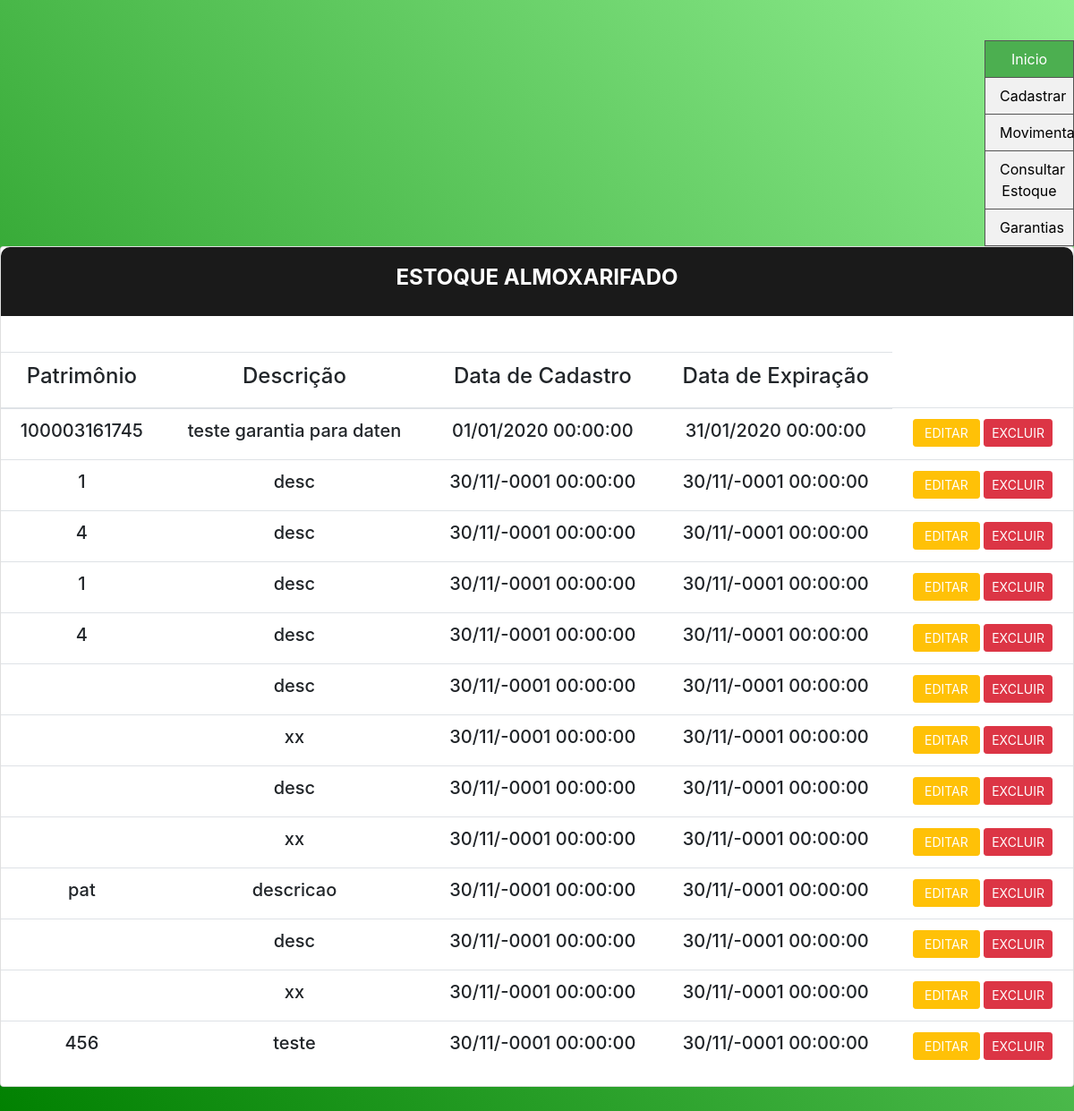
The app's page /CADASTRO_SEDES/VERIFICAR/listar_produtospat.php with its own data.
### tables this page shows
CREATE TABLE `garantia` (
  `id` int(11) DEFAULT NULL,
  `data_ex` datetime DEFAULT NULL,
  `descricao` varchar(255) DEFAULT NULL,
  `data_ini` datetime DEFAULT NULL,
  `pat` varchar(255) DEFAULT NULL
);

### CADASTRO_SEDES/VERIFICAR/listar_produtospat.php (the view, shortened to what this page needs)
<!DOCTYPE html>
<html lang="en">
<h2 class="title">Estoque Almoxarifado</h2>
</div>
<div class="divtable ">
  <table>
    <tr>
      <div style="padding:20px 0" class="container">
        <table class="table">
          <thead>
            <tr class="principal" text align='center'>
              <th scope="col">
                <h4 text align="center">Patrimônio</h4>
              </th>
              <th scope="col">
                <h4 text align="center">Descrição</h4>
              </th>
              <th scope="col">
                <h4 text align="center">Data de Cadastro</h4>
              </th>
              <th scope="col">
                <h4 text align="center">Data de Expiração</h4>
              </th>
            </tr>
          </thead>
          <tbody>
            <?php
            include_once("../../conexao.php");
            $sql = "SELECT pat,data_ex,descricao,data_ini FROM garantia where pat<>'0'";
            $retorno = mysqli_query($conn, $sql);
            while ($array = mysqli_fetch_array($retorno, MYSQLI_ASSOC)) {
              $pat = $array['pat'];
              $descricao = $array['descricao'];
              $data_ini = $array['data_ini'];
              $data_ex = $array['data_ex'];
                  $dataformat1=date('d/m/Y H:i:s', strtotime($data_ini));
                      $dataformat2=date('d/m/Y H:i:s', strtotime($data_ex));
            ?>
              <tr class="principal" text align='center'>
                <td class="principal" text align='center'>
                  <h5><?= $pat ?></h5>
                </td>
               <td class="principal" text align='center'>
                  <h5><?= $descricao ?></h5>
                </td>
                <td class="principal" text align='center'>
                  <h5><?= $dataformat1 ?></h5>
                </td>
                <td class="principal" text align='center'>
                  <h5><?= $dataformat2 ?></h5>
                </td>
                <td><a class="btn-editar btn btn-sm btn-warning" href="editar_almox.php?id=<?= $pat ?>" role="button"><i class="far fa-edit"></i> &nbspEditar&nbsp</a>
                  <a class="btn-editar btn btn-sm btn-danger" href="excluir_almox.php?id=<?= $pat ?>" role="button"><i class="far fa-trash-alt"></i> Excluir</a></td>
              </tr>
            <?php } ?>
          </tbody>
        </table>
      </div>
      </body>
</html>

### css/main.css (style rules this page uses)
.ul2 { list-style-type: none; margin: 0; padding: 0; width: 100px; background-color: #f1f1f1; border: 1px solid #555; float: right; }
li a { display: block; color: #000; padding: 8px 16px; text-decoration: none; }
li { text-align: center; border-bottom: 1px solid #555; }
li:last-child { border-bottom: none; }
li a.active { background-color: #4CAF50; color: white; }
html { -webkit-box-sizing: border-box; -moz-box-sizing: border-box; box-sizing: border-box; }
* { padding: 0; margin: 0; }
*, *:before, *:after { -webkit-box-sizing: inherit; -moz-box-sizing: inherit; box-sizing: inherit; }
body, h1, h2, h3, h4, h5, h6, blockquote, p, pre, dl, dd, ol, ul, figure, hr, fieldset, legend { margin: 0; padding: 0; }
table { border-collapse: collapse; border-spacing: 0; }
.page-wrapper { min-height: 100vh; }
h1, h2, h3, h4, h5, h6 { font-weight: 400; }
h2 { font-size: 30px; }
h4 { font-size: 18px; }
h5 { font-size: 15px; }
.bg-gra-03 { background: -webkit-gradient(linear, left bottom, right top, from(Green), to(LightGreen)); background: -webkit-linear-gradient(bottom left, Green 0%, LightGreen 100%); background: -moz-linear-gradient(bottom left, Green 0%, LightGreen 100%); background: -o-linear-gradient(bottom left, Green 0%, LightGreen 100%); background: linear-gradient(to top right, Green 0%, LightGreen 100%); }
.p-t-45 { padding-top: 45px; }
.p-b-50 { padding-bottom: 50px; }
.wrapper { margin: 0 auto; }
.wrapper--w790 { height:auto; overflow:hidden; margin:0 auto; width: 100%; max-width: 1300px; }
.btn { display: inline-block; line-height: 50px; padding: 0 50px; -webkit-transition: all 0.4s ease; -o-transition: all 0.4s ease; -moz-transition: all 0.4s ease; transition: all 0.4s ease; cursor: pointer; font-size: 15px; text-transform: uppercase; font-weight: 700; color: #fff; font-family: inherit; }
.title { font-size: 24px; text-transform: uppercase; font-weight: 700; text-align: center; color: #fff; }
.card { -webkit-border-radius: 3px; -moz-border-radius: 3px; border-radius: 3px; background: #fff; }
.card-5 { background: #fff; -webkit-border-radius: 10px; -moz-border-radius: 10px; border-radius: 10px; -webkit-box-shadow: 0px 8px 20px 0px rgba(0, 0, 0, 0.15); -moz-box-shadow: 0px 8px 20px 0px rgba(0, 0, 0, 0.15); box-shadow: 0px 8px 20px 0px rgba(0, 0, 0, 0.15); }
.card-5 .card-heading { padding: 20px 0; background: #1a1a1a; -webkit-border-top-left-radius: 10px; -moz-border-radius-topleft: 10px; border-top-left-radius: 10px; -webkit-border-top-right-radius: 10px; -moz-border-radius-topright: 10px; border-top-right-radius: 10px; }

### css/estilo.css (style rules this page uses)
.btn-editar { color: #fff !important; }

### records on screen
garantia: pat "100003161745", descricao "teste garantia para daten", data_ini "01/01/2020 00:00:00", data_ex "31/01/2020 00:00:00"
garantia: pat "1", descricao "desc", data_ini "30/11/-0001 00:00:00", data_ex "30/11/-0001 00:00:00"
garantia: pat "4", descricao "desc", data_ini "30/11/-0001 00:00:00", data_ex "30/11/-0001 00:00:00"
garantia: pat "1", descricao "desc", data_ini "30/11/-0001 00:00:00", data_ex "30/11/-0001 00:00:00"
garantia: pat "4", descricao "desc", data_ini "30/11/-0001 00:00:00", data_ex "30/11/-0001 00:00:00"
garantia: descricao "desc", data_ini "30/11/-0001 00:00:00", data_ex "30/11/-0001 00:00:00"
garantia: descricao "xx", data_ini "30/11/-0001 00:00:00", data_ex "30/11/-0001 00:00:00"
garantia: descricao "desc", data_ini "30/11/-0001 00:00:00", data_ex "30/11/-0001 00:00:00"
garantia: descricao "xx", data_ini "30/11/-0001 00:00:00", data_ex "30/11/-0001 00:00:00"
garantia: pat "pat", descricao "descricao", data_ini "30/11/-0001 00:00:00", data_ex "30/11/-0001 00:00:00"
garantia: descricao "desc", data_ini "30/11/-0001 00:00:00", data_ex "30/11/-0001 00:00:00"
garantia: descricao "xx", data_ini "30/11/-0001 00:00:00", data_ex "30/11/-0001 00:00:00"
garantia: pat "456", descricao "teste", data_ini "30/11/-0001 00:00:00", data_ex "30/11/-0001 00:00:00"
